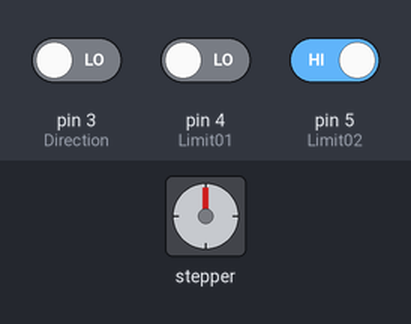
This sketch was run on a simulated Arduino Uno, built with avr-gcc and run on an emulated ATmega328P. Parts: stepper motor. Wiring (inferred from the names in the program): stepper motor driver (200 steps per turn assumed): step pin 9; direction pin 8. The inputs (shaded band) are chosen by the test bench; at power-on: pin 3 (Direction) LOW, pin 4 (Limit01) LOW, pin 5 (Limit02) HIGH.

Above: at 1.2 s.
1.3 s: pin 3 (Direction) driven HIGH
At 1.45 s:
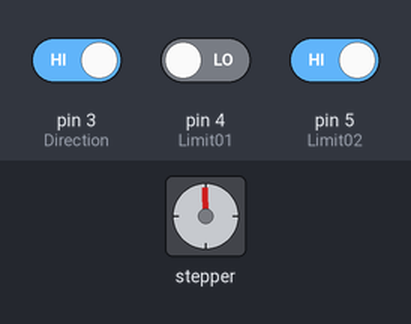
4.3 s: pin 4 (Limit01) driven HIGH
At 4.7 s:
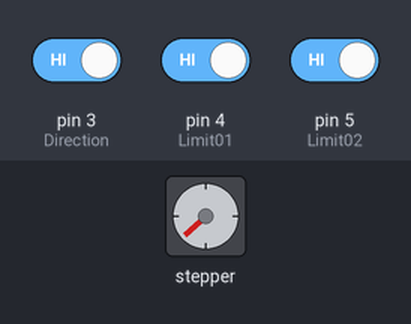
5.8 s: pin 4 (Limit01) driven LOW
At 5.95 s:
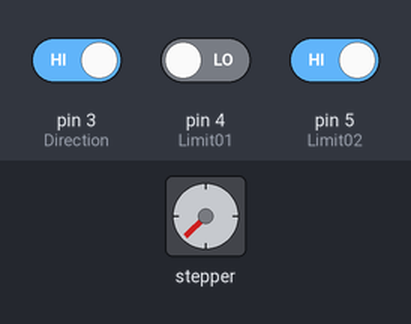
Timing chart, 0 to 14.8 s (numbered marks = the images above; inputs shaded):
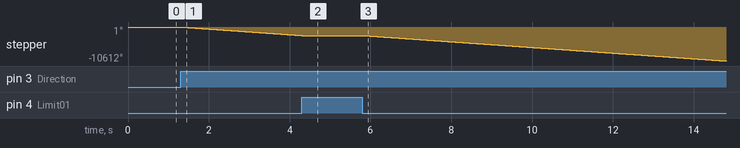

Measured:
- after the input at 1.3 s, stepper: keeps turning counter-clockwise at about 885°/s, starting at once
- after the input at 4.3 s, stepper: stops changing and stays -2653°
- after the input at 5.8 s, stepper: keeps turning counter-clockwise at about 884°/s, starting at once

The sketch:

SPECIES_Cover_stepper.ino
```cpp
#define step_pin 9
#define dir_pin 8
#define Direction 3
#define Limit01 4
#define Limit02 5


int step_speed = 1;  // Speed of Stepper motor (higher = slower)

void setup() {
   pinMode(dir_pin, OUTPUT);
   pinMode(step_pin, OUTPUT);
   pinMode(Direction, INPUT);

   pinMode(Limit01, INPUT);
   pinMode(Limit01, INPUT);
}

void loop() {
  if (digitalRead(Direction) == HIGH) {  //  If Direction pin LOW
    if (!digitalRead(Limit01)) {  // check if limit switch is activated
    digitalWrite(dir_pin, LOW);  // (HIGH = anti-clockwise / LOW = clockwise)
        digitalWrite(step_pin, HIGH);
        delay(step_speed);
        digitalWrite(step_pin, LOW);
        delay(step_speed);
    }
      else {}                      //  if limit switch is activated, stop
  }

    if (digitalRead(Direction) == LOW) {  // If Direction pin LOW

    if (!digitalRead(Limit02)) {  // check if limit switch is activated
    digitalWrite(dir_pin, HIGH);  // (HIGH = anti-clockwise / LOW = clockwise)
        digitalWrite(step_pin, HIGH);
        delay(step_speed);
        digitalWrite(step_pin, LOW);
        delay(step_speed);
    }
      else {}                       //  if limit switch is activated, stop
  }
}
```
